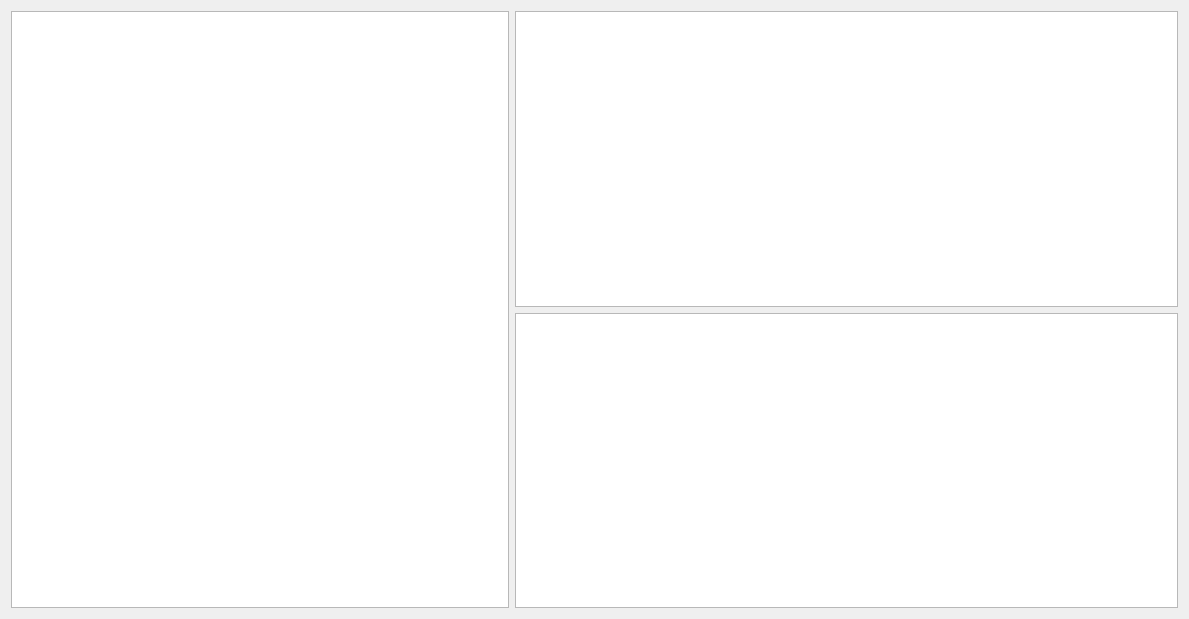
<?xml version="1.0" encoding="UTF-8"?>
<ui version="4.0">
 <class>RequestsPage</class>
 <widget class="QWidget" name="RequestsPage">
  <property name="geometry">
   <rect>
    <x>0</x>
    <y>0</y>
    <width>1189</width>
    <height>619</height>
   </rect>
  </property>
  <property name="windowTitle">
   <string>Form</string>
  </property>
  <layout class="QGridLayout" name="gridLayout">
   <item row="0" column="0" rowspan="2">
    <widget class="QListView" name="listView">
     <property name="sizePolicy">
      <sizepolicy hsizetype="Expanding" vsizetype="Expanding">
       <horstretch>3</horstretch>
       <verstretch>0</verstretch>
      </sizepolicy>
     </property>
    </widget>
   </item>
   <item row="0" column="1">
    <widget class="QTextBrowser" name="textBrowser">
     <property name="sizePolicy">
      <sizepolicy hsizetype="Expanding" vsizetype="Expanding">
       <horstretch>4</horstretch>
       <verstretch>0</verstretch>
      </sizepolicy>
     </property>
    </widget>
   </item>
   <item row="1" column="1">
    <widget class="QTextBrowser" name="textBrowser_2"/>
   </item>
  </layout>
 </widget>
 <resources/>
 <connections/>
</ui>
